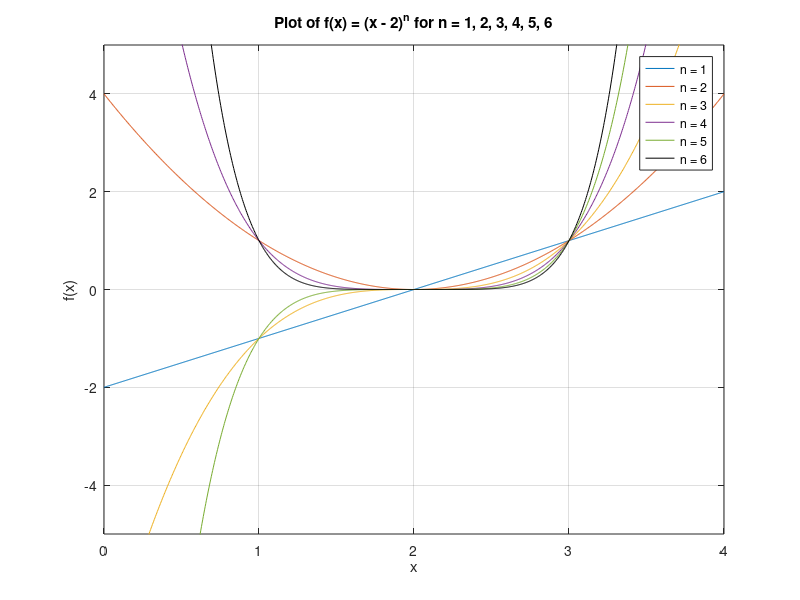

The MATLAB source for this figure:
% Computing Assignment #1
% Author: Andy Liu
% ID: 301472847

% Q1: EXACT RESULT
x = linspace(0, 4, 1000);
n_values = [1,2,3,4,5,6];
line_colors = [
    0.00, 0.45, 0.74;  % Blue
    0.85, 0.33, 0.10;  % Red
    0.93, 0.69, 0.13;  % Yellow
    0.49, 0.18, 0.56;  % Purple
    0.47, 0.67, 0.19;  % Green
    0.00, 0.00, 0.00   % Black
];

for i = 1:length(n_values)
    n = n_values(i);
    y = (x - 2).^n;  % f(x) = (x - 2)^n
    plot(x, y, 'DisplayName', ['n = ' num2str(n)], 'Color', line_colors(i, :));
    hold on;
end

% Add labels and title
xlabel('x');
ylabel('f(x)');
title('Plot of f(x) = (x - 2)^n for n = 1, 2, 3, 4, 5, 6');
legend('show');
grid on;

% Set axis limits
xlim([0, 4]);
ylim([-5,5]);
